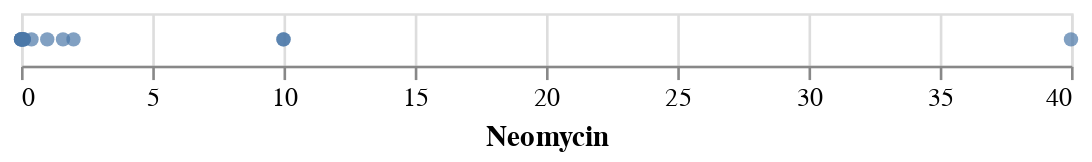

The code cell stored with this chart in its notebook:
### Code cell
alt.Chart(antibiotics).mark_point(filled=True).encode(
    alt.X('Neomycin:Q', scale=alt.Scale(type='linear'))
)

### Figure 1 — Vega-Lite specification as saved in the notebook (floating-point values rounded to 4 significant figures)
{"config": {"view": {"continuousWidth": 400, "continuousHeight": 300}}, "data": {"name": "data-8833440f737304311e72aeeffd7b9881"}, "mark": {"type": "point", "filled": true}, "encoding": {"x": {"field": "Neomycin", "scale": {"type": "linear"}, "type": "quantitative"}}, "$schema": "https://vega.github.io/schema/vega-lite/v4.17.0.json", "datasets": {"data-8833440f737304311e72aeeffd7b9881": [{"Bacteria": "Aerobacter aerogenes", "Penicillin": 870.0, "Streptomycin": 1.0, "Neomycin": 1.6, "Gram_Staining": "negative", "Genus": "other"}, {"Bacteria": "Bacillus anthracis", "Penicillin": 0.001, "Streptomycin": 0.01, "Neomycin": 0.007, "Gram_Staining": "positive", "Genus": "other"}, {"Bacteria": "Brucella abortus", "Penicillin": 1.0, "Streptomycin": 2.0, "Neomycin": 0.02, "Gram_Staining": "negative", "Genus": "other"}, {"Bacteria": "Diplococcus pneumoniae", "Penicillin": 0.005, "Streptomycin": 11.0, "Neomycin": 10.0, "Gram_Staining": "positive", "Genus": "other"}, {"Bacteria": "Escherichia coli", "Penicillin": 100.0, "Streptomycin": 0.4, "Neomycin": 0.1, "Gram_Staining": "negative", "Genus": "other"}, {"Bacteria": "Klebsiella pneumoniae", "Penicillin": 850.0, "Streptomycin": 1.2, "Neomycin": 1.0, "Gram_Staining": "negative", "Genus": "other"}, {"Bacteria": "Mycobacterium tuberculosis", "Penicillin": 800.0, "Streptomycin": 5.0, "Neomycin": 2.0, "Gram_Staining": "negative", "Genus": "other"}, {"Bacteria": "Proteus vulgaris", "Penicillin": 3.0, "Streptomycin": 0.1, "Neomycin": 0.1, "Gram_Staining": "negative", "Genus": "other"}, {"Bacteria": "Pseudomonas aeruginosa", "Penicillin": 850.0, "Streptomycin": 2.0, "Neomycin": 0.4, "Gram_Staining": "negative", "Genus": "other"}, {"Bacteria": "Salmonella (Eberthella) typhosa", "Penicillin": 1.0, "Streptomycin": 0.4, "Neomycin": 0.008, "Gram_Staining": "negative", "Genus": "Salmonella"}, {"Bacteria": "Salmonella schottmuelleri", "Penicillin": 10.0, "Streptomycin": 0.8, "Neomycin": 0.09, "Gram_Staining": "negative", "Genus": "Salmonella"}, {"Bacteria": "Staphylococcus albus", "Penicillin": 0.007, "Streptomycin": 0.1, "Neomycin": 0.001, "Gram_Staining": "positive", "Genus": "Staphylococcus"}, {"Bacteria": "Staphylococcus aureus", "Penicillin": 0.03, "Streptomycin": 0.03, "Neomycin": 0.001, "Gram_Staining": "positive", "Genus": "Staphylococcus"}, {"Bacteria": "Streptococcus fecalis", "Penicillin": 1.0, "Streptomycin": 1.0, "Neomycin": 0.1, "Gram_Staining": "positive", "Genus": "Streptococcus"}, {"Bacteria": "Streptococcus hemolyticus", "Penicillin": 0.001, "Streptomycin": 14.0, "Neomycin": 10.0, "Gram_Staining": "positive", "Genus": "Streptococcus"}, {"Bacteria": "Streptococcus viridans", "Penicillin": 0.005, "Streptomycin": 10.0, "Neomycin": 40.0, "Gram_Staining": "positive", "Genus": "Streptococcus"}]}}
